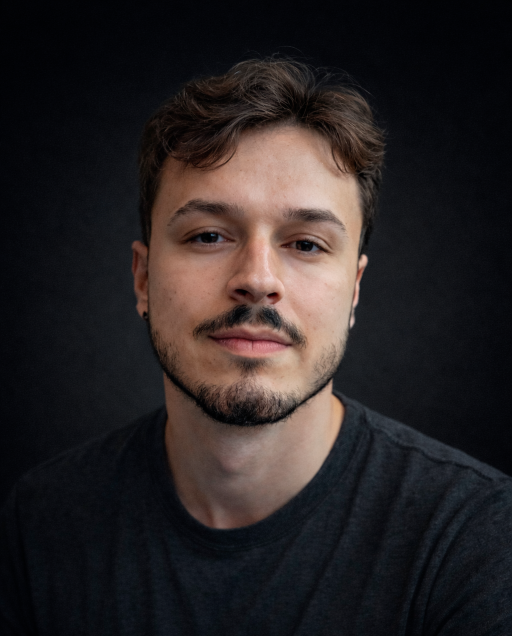
#> input picture game/assets/foto_gabriel.png, 1024 x 1272 px (shown at 1/2 size); its folder holds only this picture in this run
$ python ps1_textures.py ../../game/assets/foto_gabriel.png
#> lines starting #> are read from the running program, lines starting #| are printed output that depends on the picture
"""Texturas no grão PS1 do jogo: reduz para 96/192 px (ou o lado pedido), achata realces e ruído fino,
quantiza na PALETA ÚNICA noir/neon do jogo e regrava. Usado nas texturas geradas pelo Stable Diffusion
(portas, outdoors de fundo, paredes) e importável (`from ps1_textures import to_ps1, PALETTE`).
Uso: python tools/props/ps1_textures.py <arquivos...> [--lado 192]"""
import glob
import os
import shutil

from PIL import Image, ImageFilter, ImageOps

ROOT = os.path.abspath(os.path.join(os.path.dirname(__file__), "..", ".."))
PROPS = os.path.join(ROOT, "game", "assets", "props")

PALETTE = ["05060c", "0b1020", "16121c", "1c1a28", "2a2632", "3a3850", "3e2418", "5a3c28", "7a5a3e", "a07850", "c8a070",
           "4a4e58", "6a707c", "9aa0ac", "c8ccd4", "e8ecf8", "5a1a1e", "9a2a3a", "e2384f", "ff4fa3", "ff9ad0", "ff7a3d",
           "c85a2a", "ffc83d", "d8a830", "f1e6c8", "1a3a2a", "2a6a4a", "5fd38a", "39ff6a", "1a2a5a", "26407a", "4e9bff",
           "9fd8ff", "2a1a4a", "4a2a6a", "b06bff", "5bd0ff", "e0b090", "a06a4a", "2e2a22", "6a5a48"]
BIG = {"balcao_bar", "estante_livros", "fliperama", "mesa_detetive", "mesa_monitores", "rack_servidor", "servidor_ia",
       "sofa_couro", "mesa_cartas", "mesa_escritorio", "bancada_lab", "arquivo_aco", "quadro_cortica"}


def palette_image():
    pal = []
    for h in PALETTE:
        pal += [int(h[0:2], 16), int(h[2:4], 16), int(h[4:6], 16)]
    pal += pal[:3] * (256 - len(PALETTE))
    im = Image.new("P", (1, 1))
    im.putpalette(pal)
    return im


def to_ps1(src, side=192, quant=True):
#> called with side = 192, quant = True
    im = src.convert("RGB").resize((side, side), Image.LANCZOS)
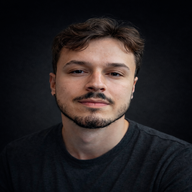
#> im: PIL image 192x192 RGB; mean R, G, B 40.9, 35.3, 35.9
    im = im.filter(ImageFilter.MedianFilter(3)).filter(ImageFilter.SMOOTH_MORE)
    im = Image.eval(im, lambda v: int(min(v, 228) * 1.02))
    if quant:
        im = im.quantize(palette=palette_image(), dither=Image.Dither.NONE).convert("RGB")
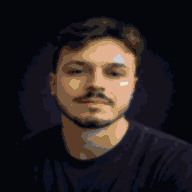
#> im: PIL image 192x192 RGB; mean R, G, B 41.3, 33.8, 34.2
    return im


def main():
    import sys
    args = [a for a in sys.argv[1:] if not a.startswith("--")]
    side = int(sys.argv[sys.argv.index("--lado") + 1]) if "--lado" in sys.argv else 192
    for f in args:
        if f == str(side):
            continue
        to_ps1(Image.open(f), side).save(f, quality=96)
        print("PS1:", f)


if __name__ == "__main__":
    main()

$ run again, on game/assets/sky_night.png
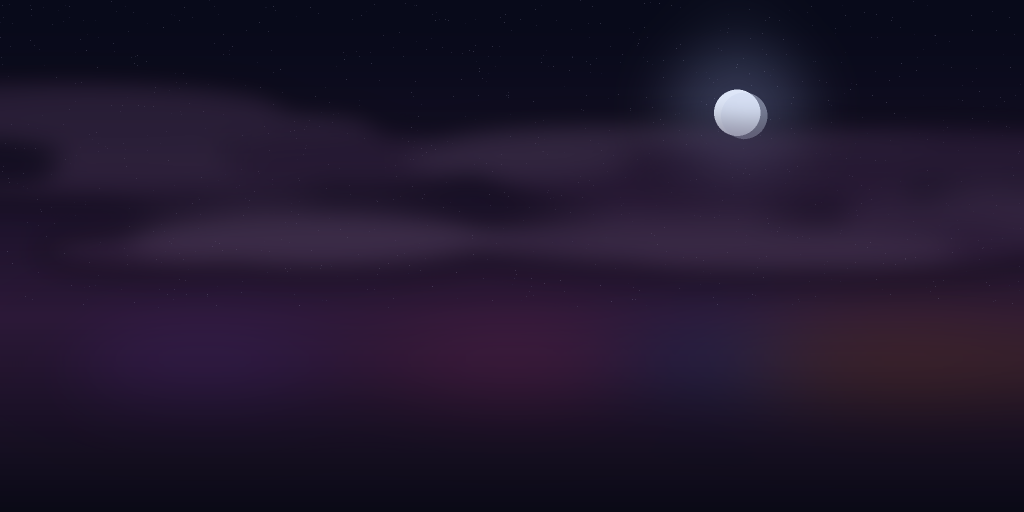
#> input picture game/assets/sky_night.png, 2048 x 1024 px (shown at 1/2 size)
#> in to_ps1, `im = src.convert("RGB").resize((side, side), Image.LANCZOS)`:
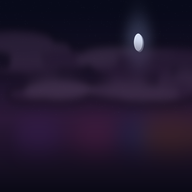
#> im: PIL image 192x192 RGB; mean R, G, B 31.7, 22, 44
